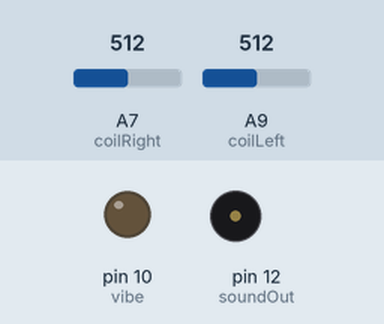
This sketch was run on a simulated Arduino Mega 2560, built with avr-gcc and run on an emulated ATmega2560. On the bench: output pins drawn as LEDs (lit = HIGH), buzzer (waves = sounding). The test bench sets the inputs (shaded band); at power-on: A7 (coilRight) = 512, A9 (coilLeft) = 512.

Above: at 1.2 s.
1.3 s: A7 (coilRight) set to 0
Timing chart, 0 to 3.3 s (numbered marks = the images above; inputs shaded):
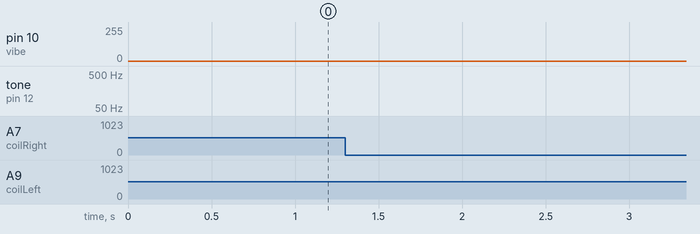

The sketch:

Divergence.ino
```cpp
/* Divergence: A wearable EMF detector with haptic and sonic feedback
 * By Afroditi Psarra http://afroditipsarra.com
 *
 * July 2014
 *
 * Circuit:
 * Adafruit Flora
 * 2 handmade copper coils connected on analog pins A7 and A9 and grounded with 3.6 M Ohms resistors
 * 1 vibration motor on digital pin 10 (PWM pin)
 * 1 mini jack - soundOut connected to digital pin 12 via a low-pass filter with a 47uF
 * and a zipper slider < 100 K Ohms (the zipper uses the uC internal pullup resistor
 */

#define soundOut 12 // sound output connected to digital pin 12
#define vibe 10 // vibration motor located on the chest connected to digital pin 3
#define coilRight A7 // coil antenna located on the right wrist connected to analog pin A7
#define coilLeft A9 // coil antenna located on the left wrist connected to analog pin A9

#define NUMREADINGSRIGHT 15 // raise this number to increase data smoothing
#define NUMREADINGSLEFT 15 // raise this number to increase data smoothing

int senseLimitRight = 125; // raise this number to decrease sensitivity on the right probe(up to 1023 max)
int senseLimitLeft = 125; // raise this number to decrease sensitivity on the left probe(up to 1023 max)

int probeRight; // probe readings from the right coil
int probeLeft; // probe readings from the left coil

// variables for smoothing
int readingsRight[NUMREADINGSRIGHT]; // the readings from the analog input A7
int indexRight = 0; // the index of the current reading from the right coil
int totalRight = 0; // the running total pf the right coil
int averageRight = 0; // final average of the probe reading from the right coil

int readingsLeft[NUMREADINGSLEFT]; // the readings from the analog input A9
int indexLeft = 0; // the index of the current reading from the left coil
int totalLeft = 0; // the running total of the left coil
int averageLeft = 0; // final average of the probe reading from the left coil

void setup() {
  //Serial.begin(9600); // initialize the serial communication (for debugging-calibrating only)
  pinMode(soundOut, OUTPUT); // initialize the mini jack/speaker as an output
  pinMode(A11, INPUT_PULLUP); // use the internal pullup resistor on the same pin as above
  pinMode(vibe, OUTPUT); // initialize the mini jack/speaker as an output
}

void loop() {
  coilProbeRight();
  coilProbeLeft();

//  Serial.print(averageRight);
//  Serial.print(" ");
//  Serial.println(averageLeft);
  delay(1);
}

void coilProbeRight() {
  probeRight = analogRead(coilRight);

  if(probeRight >= 1){ // if the reading isn't zero, proceed

    probeRight = constrain(probeRight, 1, senseLimitRight); // turn any reading higher than the senseLimit value into the senseLimit value
    probeRight = map(probeRight, 1, senseLimitRight, 1, 1023); // remap the constrained value within a 1 to 1023 range

    totalRight -= readingsRight[indexRight]; // subtract the last reading
    readingsRight[indexRight] = probeRight; // read from the sensor
    totalRight += readingsRight[indexRight]; // add the reading to the total
    indexRight = (indexRight + 1); // advance to the next index

    if (indexRight >= NUMREADINGSRIGHT) // if we're at the end of the array...
      indexRight = 0; // ...wrap around to the beginning

    averageRight = totalRight / NUMREADINGSRIGHT; // calculate the average
  }

  int vibeIntensity = map(averageRight, 32, 768, 0, 255); // map the average to pwm values
  analogWrite(vibe, vibeIntensity); //  make the motor vibrate depending on the average

  int freq = map(averageRight, 32, 768, 880, 60);
  int dur = map(freq, 880, 60, 10, 1000);
  tone(soundOut, freq, dur);
}

void coilProbeLeft() {
  probeLeft = analogRead(coilLeft);

  if(probeLeft >= 1){ // if the reading isn't zero, proceed

    probeLeft = constrain(probeLeft, 1, senseLimitLeft); // turn any reading higher than the senseLimit value into the senseLimit value
    probeLeft = map(probeLeft, 1, senseLimitLeft, 1, 1023); // remap the constrained value within a 1 to 1023 range

    totalLeft -= readingsLeft[indexLeft]; // subtract the last reading
    readingsLeft[indexLeft] = probeLeft; // read from the sensor
    totalLeft += readingsLeft[indexLeft]; // add the reading to the total
    indexLeft = (indexLeft + 1); // advance to the next index

    if (indexLeft >= NUMREADINGSLEFT) // if we're at the end of the array...
      indexLeft = 0; // ...wrap around to the beginning

    averageLeft = totalLeft / NUMREADINGSLEFT; // calculate the average
  }

  int vibeIntensity = map(averageLeft, 0, 1023, 0, 255); // map the average to pwm values
  analogWrite(vibe, vibeIntensity); // make the motor vibrate depending on the average

  int freq = map(averageLeft, 0, 1023, 880, 60);
  int dur = map(freq, 880, 60, 10, 1000);
  tone(soundOut, freq, dur);
}
```
